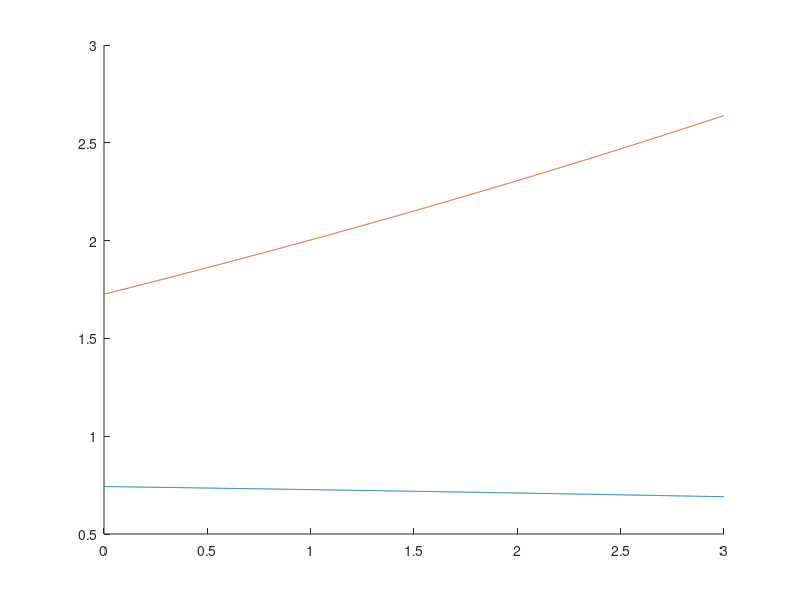

Reproduce this figure in MATLAB.


% Parameters

res = 1000; % Timestep resolution




% Mass in kilograms
% Distance in meters
% Time in seconds

% Booster and Sustainer Time Values

 
Tsust      = 3;   

%% Lengths: In Meters (m)
% Main Components:
Lnosecone        = .240;  
Lshoulder        = .505;
Lebay            = .140;
Lsustbodytube    = .355; 
Lforwardfins     = .100;  
Lsust            = .187;

% Internal electronics (m)  
Lbattery       = 0.0265;      
Laltimeter     = 0.0996;
Lswitch        = 0.01;

% Internal pieces (m)
Ldrogueparachute  = 0.04;
Lmainparachute    = 0.06;  

% Coupler BodyTube Pieces
LcouplerBodyTube = .02;  %(m)

% Motor Hang
motorhang = .02; 

%% Distances: Centroid Calculations from the Tip of Nosecone


% Main Components:
Dnosecone        = Lnosecone*.666;
Dshoulder        = Lnosecone + Lshoulder/2;
Debay            = Dshoulder + Lshoulder/2  + LcouplerBodyTube/2;
Dsustbodytube    = Debay + LcouplerBodyTube/2 + Lsustbodytube/2;
Dforwardfins     = Dsustbodytube + Lsustbodytube/2 - Lforwardfins/2;                     % Not exact Centroid
Dsust            = Dforwardfins + Lforwardfins - Lsust/2 + motorhang;

% Internal Components: Marks the beginning of the Component
xbattery            = 0.14;    % From forward of E-Bay
xaltimeter          = 0.03;    % From forward of E-Bay
xswitch             = 0.02;    % From forward of E-Bay

xmainparachute      = 0.30;    % From forward of Nosecone
xdrogueparachute    = 0.05;    % From aft of E-Bay


xcenteringring1     = -0.15;    % From aft of Sustainer Body Tube (-)
xcenteringring2     = -0.01;    % From aft of Sustainer Body Tube (-)

% Internal Electronics:
Dbattery       = Lnosecone + Lshoulder - Lebay/2 + xbattery + Lbattery/2;      
Daltimeter     = Lnosecone + Lshoulder - Lebay/2 + xaltimeter + Laltimeter/2;
Dswitch        = Lnosecone + Lshoulder - Lebay/2 + xswitch + Lswitch/2;

% Recovery Components:
Dmainparachute        = xmainparachute + Lmainparachute;
Ddrogueparachute      = Lnosecone + Lshoulder + LcouplerBodyTube + (Lebay-2)/2 + xdrogueparachute + Ldrogueparachute/2;


% Engine Retainment:
Dcenteringring1      = Dsustbodytube + Lsustbodytube/2 + xcenteringring1;
Dcenteringring2      = Dsustbodytube + Lsustbodytube/2 + xcenteringring2;

% CHARLIE EDITED AND VERIFIED. -Charlie

%           ***RESUME EDITING HERE***





%% Masses 
% Mass of Components (kg)     NEED TO STILL DO THIS FOR AETHER 2
Mnosecone        = .107;
Mshoulder        = .105;
Mebay            = .120;
Msustbodytube    = .073;
Mforwardfins     = .036;
Msustinit        = .1982;    % Initial mass of sustainer 
Msustprop        = .0865;    % Mass of propellant



% Internal pieces (kg)
Mdrogueparachute    = 0.010;
Mmainparachute      = 0.020;  
Mcenteringring      = 0.005;

Mrecovery = Mdrogueparachute + Mmainparachute + Mcenteringring;

ts     = linspace(0,Tsust,res);             % 1000 different times of flight from 0 to 1.4 seconds
Msust  = Msustinit - (Msustprop/Tsust)*ts;  % Mass of sustainer through flight
CGSust = Msust.*Dsust;                      % Center of Gravity of sustainer through flight
Mtot  = Msust + Mnosecone + Mshoulder + Mebay + Msustbodytube + Mforwardfins + Mrecovery;   % Total mass of sustainer through flight
CG    = (CGSust+Dnosecone*Mnosecone + Dshoulder*Mshoulder + Debay*Mebay + Dsustbodytube*Msustbodytube + Dforwardfins*Mforwardfins + Mdrogueparachute*Ddrogueparachute + Mmainparachute*Dmainparachute + Mcenteringring*Dcenteringring1 + Mcenteringring*Dcenteringring2)./Mtot;


hold on

plot(ts,CG)


%% CP (m)  % MUST START HERE FOR AETHER ONE FINS AND RBODYTUBE CHANGE

Cr  = .100;      %Lrootchord   
Ct  = .015;      %Ltipchord 
Ss  = .055;      %Lsemispan 
Lf  = .060;      %Lmidchordline
Xr  = .070;      %Lfinrootleadtofintiplead

Xb  = Dforwardfins - Lforwardfins/2;  %Lnosetiptorootchord

Rbodytube = .0570/2; 

cnn = 2;                 % For nose cone
xn  = .666 * Lnosecone;  % Center of Pressure for conical nose cone
cnt = 0;                 % Same diameter rocket throughout
xt  = 0;                 % Not applicable
nf  = 3;                 % Number of Fins

% Nose Cone Calcs
x1=1.0+(Rbodytube/(Ss+Rbodytube));
x2=4.0*nf*(Ss*Ss/(Rbodytube*Rbodytube*4));
x3a=2.0*Lf;
x3b=Cr+Ct;
x3=x3a/x3b;
x4=1.0+sqrt(1.0+x3*x3);
cnf=x1*x2/x4;
xf = (1.0/6.0)*(Cr+Ct-(Cr*Ct/(Cr+Ct)))+(Xr/3.0)*((Cr+2.0*Ct)/(Cr+Ct))+Xb;

% Calculation for CP (sustainer)

cnr=cnn+cnt+cnf;
cp = ((cnn*xn+cnt*xt+cnf*xf)/cnr);



% Plotting Caliber

cal = (cp-CG)/(2*Rbodytube);
plot(ts,cal)


